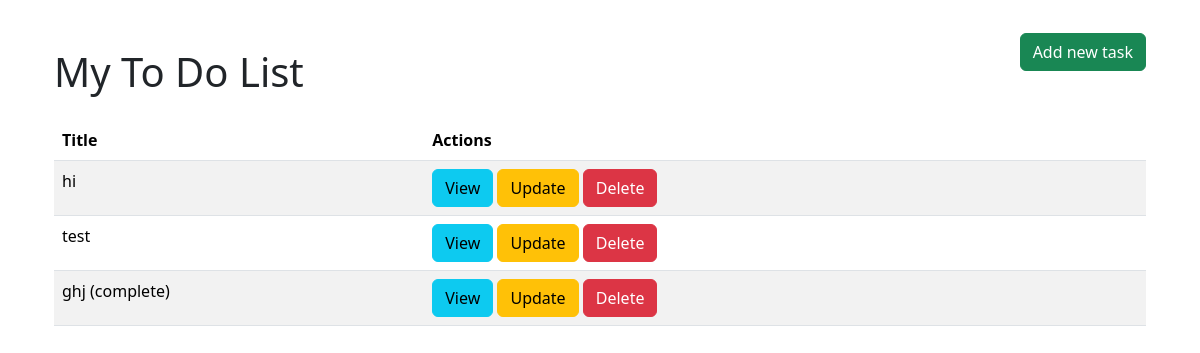
Before: / with the older database file.
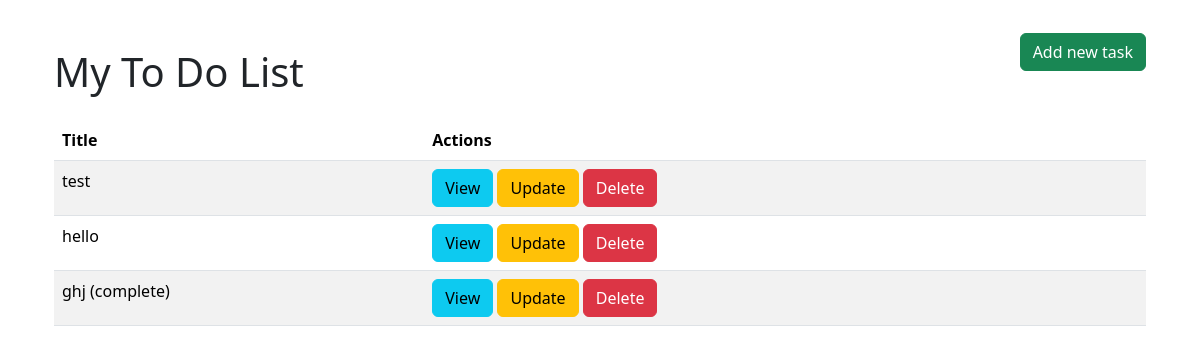
After: the same page with the newer database file.
### toDoList/models.py (models this page shows, shortened)
class Task(models.Model):
    user = models.ForeignKey(User, on_delete=models.CASCADE, null=True, blank=True)
    title = models.CharField(max_length=200, null=True)
    description = models.TextField(null=True, blank=True)
    complete = models.BooleanField(default=False)
    created = models.DateTimeField(auto_now_add=True)
    class Meta:
        ordering = ['complete']

### toDoList/views.py (the view)
# urls.py: path('', Tasks.as_view(), name='tasks'),
class Tasks(ListView):
    model = Task
    context_object_name = 'tasks'
    def get_context_data(self, **kwargs):
        context = super().get_context_data(**kwargs)
        context['count'] = context['tasks'].filter(complete=False).count()
        return context

### toDoList/templates/toDoList/task_list.html
{% extends 'toDoList/main.html' %}
{% block content %}
<div class="container">
    <div class="d-flex justify-content-between align-items-center">
        <h1 class="mt-5">My To Do List</h1>
        <div>
            <a href="{% url 'addTask' %}" class="btn btn-success ml-2">Add new task</a>
        </div>
    </div>
    <table class="table table-striped mt-3">
        <thead>
            <tr>
                <th scope="col">Title</th>
                <th scope="col">Actions</th>
            </tr>
        </thead>
        <tbody>
            {% for task in tasks %}
            <tr>
                <td>{{ task.title }}</td>
                <td>
                    {% if task.id %}
                    <a href="{% url 'taskDetail' task.id %}" class="btn btn-info">View</a>
                    <a href="{% url 'updateTask' task.id %}" class="btn btn-warning">Update</a>
                    <a href="{% url 'deleteTask' task.id %}" class="btn btn-danger">Delete</a>
                    {% else %}
                        <span class="btn btn-secondary">No Action Available</span>
                    {% endif %}
                </td>
            </tr>
            {% empty %}
            <tr>
                <td colspan="2"><h3>No items in the list.</h3></td>
            </tr>
            {% endfor %}
        </tbody>
    </table>
</div>
{% endblock content %}

Changed rows visible on the page:
removed Task: title "hi", shows "View"
added Task: title "hello", shows "View"
